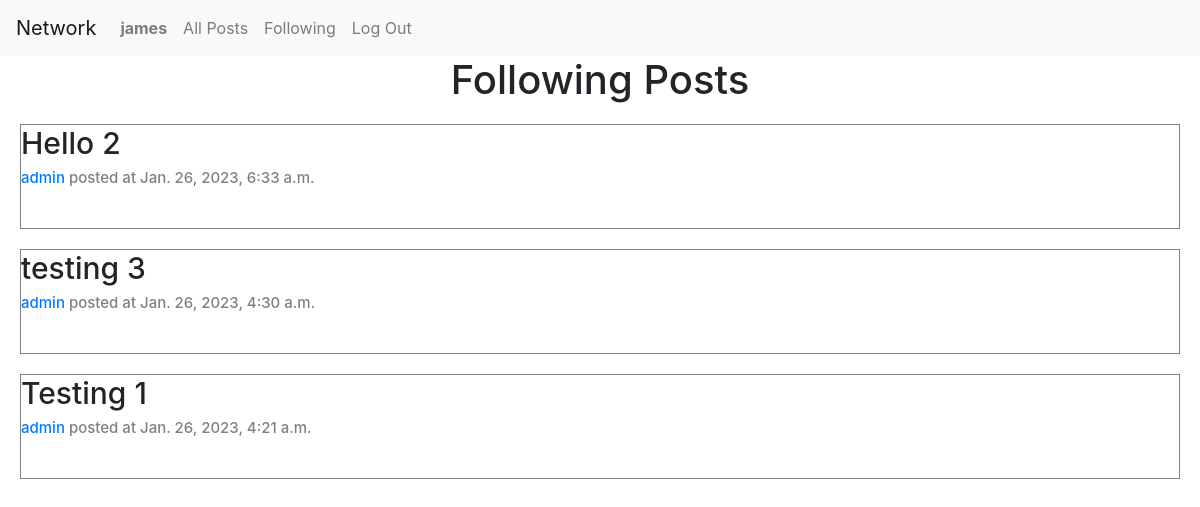
Page /following (signed in) on the committed database.
### network/models.py (models this page shows)
class User(AbstractUser):
    pass

class Post(models.Model):
    post_user = models.ForeignKey("User", on_delete=models.CASCADE, related_name="post")
    post_body = models.TextField(blank=True)
    post_timestamp = models.DateTimeField(auto_now_add=True)

### network/views.py (the view)
# urls.py: path("following", views.following, name="following"),
def following(request):
    currentUser = User.objects.get(pk=request.user.id)
    follow_list = Follow.objects.filter(user=currentUser)
    all_posts = Post.objects.all().order_by("id").reverse()
    follow_list_post = []
    for post in all_posts:
        for person in follow_list:
            if person.user_being_followed == post.post_user:
                follow_list_post.append(post)
    paginator = Paginator(follow_list_post, 10)
    page_number = request.GET.get('page')
    post_page = paginator.get_page(page_number)
    return render(request, "network/following.html", {
        "all_posts": all_posts,
        "post_page": post_page
    })

### network/templates/network/following.html (shortened to what this page needs)
{% extends "network/layout.html" %}
{% block body %}
    <h1 class="container">Following Posts</h1>
    {% for post in post_page %}
    <div class="allpost">
        <h5 class="post_body">{{ post.post_body }}</h5>
        <h6 class="post_details"><a href="{% url 'profile' user_id=post.post_user.id %}">{{ post.post_user }}</a> posted at {{ post.post_timestamp }}</h6>
    </div>
    {% endfor %}
{% endblock %}

### network/templates/network/layout.html (shortened to what this page needs)
{% load static %}
<!DOCTYPE html>
<html lang="en">
    <head>
        <link rel="stylesheet" href="https://stackpath.bootstrapcdn.com/bootstrap/4.4.1/css/bootstrap.min.css">
        <link href="{% static 'network/styles.css' %}" rel="stylesheet" type="text/css">
        <link rel="stylesheet" href="https://cdnjs.cloudflare.com/ajax/libs/font-awesome/4.7.0/css/font-awesome.min.css">
    </head>
    <body>
        <nav class="navbar navbar-expand-lg navbar-light bg-light">
            <a class="navbar-brand" href="{% url 'index' %}">Network</a>
            <div>
              <ul class="navbar-nav mr-auto">
                {% if user.is_authenticated %}
                    <li class="nav-item">
                        <a class="nav-link" href="{% url 'profile' user_id=user.id %}"><strong>{{ user.username }}</strong></a>
                    </li>
                {% endif %}
                <li class="nav-item">
                  <a class="nav-link" href="{% url 'allpost' %}">All Posts</a>
                </li>
                {% if user.is_authenticated %}
                    <li class="nav-item">
                        <a class="nav-link" href="{% url 'following' %}">Following</a>
                    </li>
                    <li class="nav-item">
                        <a class="nav-link" href="{% url 'logout' %}">Log Out</a>
                    </li>
                {% endif %}
              </ul>
            </div>
          </nav>
        <div class="body">
            {% block body %}
            {% endblock %}
        </div>
    </body>
</html>

### network/static/network/styles.css (style rules this page uses)
.allpost { border: 0.1px solid gray; display: flex; justify-content: center; flex-direction: column; box-sizing: border-box; margin: 20px; }
.post_details { color:gray; font-size: 15px; }
.post_body { font-size: 30px; }
.container { display: flex; justify-content: center; grid-row: 1 / span 2; }

### rows in the picture
User: username "james"
Post: post_body "Hello 2", post_user "admin", post_timestamp "Jan. 26, 2023, 6:33 a.m."
Post: post_body "testing 3", post_user "admin", post_timestamp "Jan. 26, 2023, 4:30 a.m."
Post: post_body "Testing 1", post_user "admin", post_timestamp "Jan. 26, 2023, 4:21 a.m."
